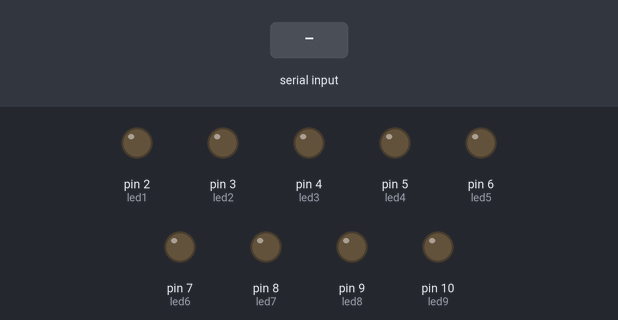
This sketch was run on a simulated Arduino Uno, built with avr-gcc and run on an emulated ATmega328P. Shown: output pins drawn as LEDs (lit = HIGH). The test bench sets the inputs (shaded band).

Above: at 1.2 s.
1.3 s: "1" received over Serial
At 2.5 s:
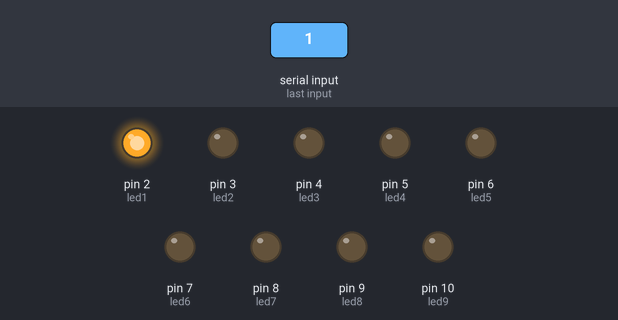
2.8 s: "2" received over Serial
At 3.8 s:
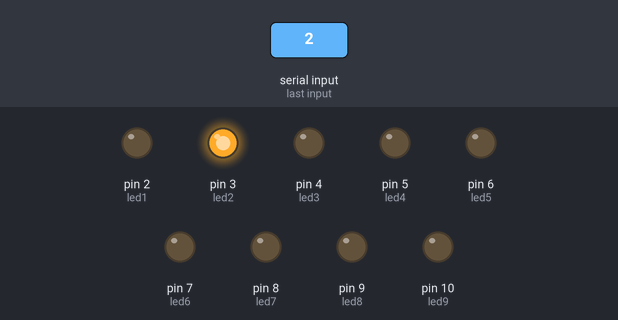
4.3 s: "3" received over Serial
At 5.0 s:
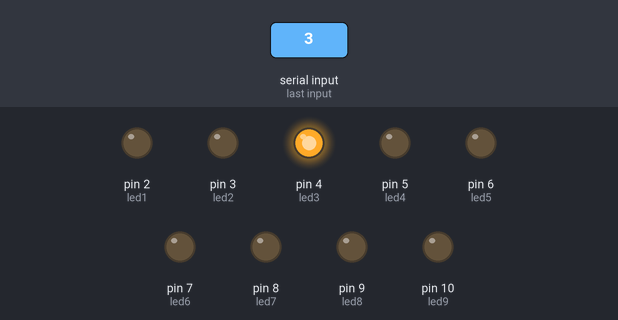
5.8 s: "4" received over Serial
At 6.1 s:
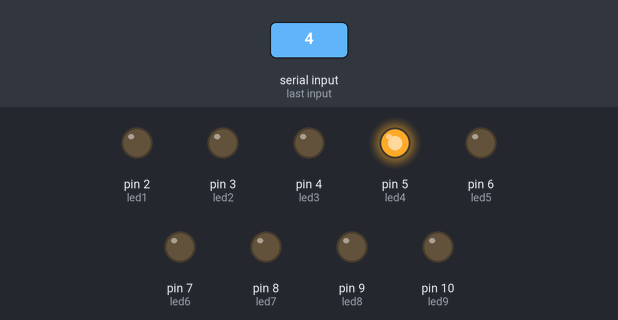
7.3 s: "5" received over Serial
At 8.5 s:
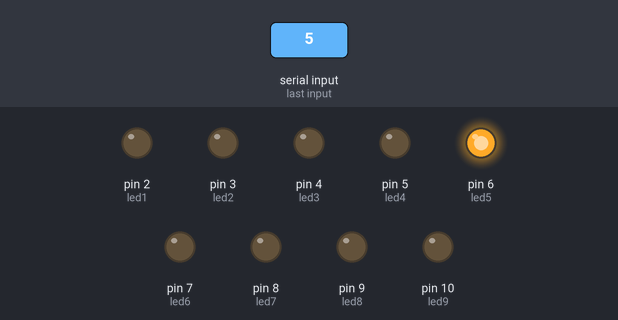
8.8 s: "6" received over Serial
At 9.6 s:
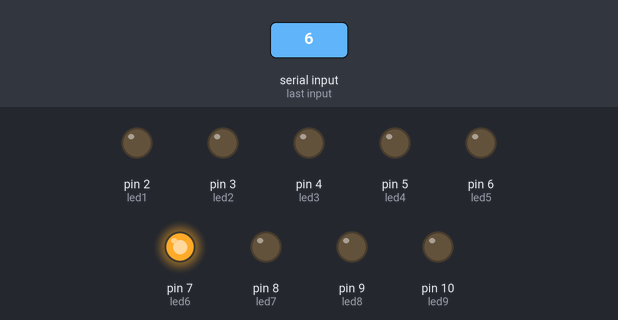
Timing chart, 0 to 11.3 s (numbered marks = the images above; inputs shaded):
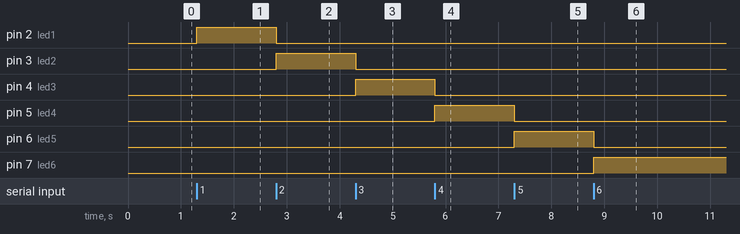

Measured:
- after the input at 1.3 s, pin 2 (led1): LOW → HIGH at once
- after the input at 2.8 s, pin 2 (led1): HIGH → LOW at once; pin 3 (led2): LOW → HIGH at once
- after the input at 4.3 s, pin 3 (led2): HIGH → LOW at once; pin 4 (led3): LOW → HIGH at once
- after the input at 5.8 s, pin 4 (led3): HIGH → LOW at once; pin 5 (led4): LOW → HIGH at once
- after the input at 7.3 s, pin 5 (led4): HIGH → LOW at once; pin 6 (led5): LOW → HIGH at once
- after the input at 8.8 s, pin 6 (led5): HIGH → LOW at once; pin 7 (led6): LOW → HIGH at once

The sketch:

sketch_dec09b.ino
```cpp
int led1=2;
int led2=3;
int led3=4;
int led4=5;
int led5=6;
int led6=7;
int led7=8;
int led8=9;
int led9=10;
void setup() {
  pinMode(led1,OUTPUT);
   pinMode(led2,OUTPUT);
    pinMode(led3,OUTPUT);
     pinMode(led4,OUTPUT);
      pinMode(led5,OUTPUT);
       pinMode(led6,OUTPUT);
        pinMode(led7,OUTPUT);
         pinMode(led8,OUTPUT);
          pinMode(led9,OUTPUT);
  Serial.begin(9600);
}
char msj;

void loop() {
 msj=Serial.read();
 if(msj=='1'){
  digitalWrite(led1,HIGH);
  digitalWrite(led2,LOW);
  digitalWrite(led3,LOW);
  digitalWrite(led4,LOW);
  digitalWrite(led5,LOW);
  digitalWrite(led6,LOW);
  digitalWrite(led7,LOW);
  digitalWrite(led8,LOW);
  digitalWrite(led9,LOW);
 } if(msj=='2'){
  digitalWrite(led1,LOW);
  digitalWrite(led2,HIGH);
  digitalWrite(led3,LOW);
  digitalWrite(led4,LOW);
  digitalWrite(led5,LOW);
  digitalWrite(led6,LOW);
  digitalWrite(led7,LOW);
  digitalWrite(led8,LOW);
  digitalWrite(led9,LOW);
 } if(msj=='3'){
  digitalWrite(led1,LOW);
  digitalWrite(led2,LOW);
  digitalWrite(led3,HIGH);
  digitalWrite(led4,LOW);
  digitalWrite(led5,LOW);
  digitalWrite(led6,LOW);
  digitalWrite(led7,LOW);
  digitalWrite(led8,LOW);
  digitalWrite(led9,LOW);
 } if(msj=='4'){
  digitalWrite(led1,LOW);
  digitalWrite(led2,LOW);
  digitalWrite(led3,LOW);
  digitalWrite(led4,HIGH);
  digitalWrite(led5,LOW);
  digitalWrite(led6,LOW);
  digitalWrite(led7,LOW);
  digitalWrite(led8,LOW);
  digitalWrite(led9,LOW);
 }
  if(msj=='5'){
  digitalWrite(led1,LOW);
  digitalWrite(led2,LOW);
  digitalWrite(led3,LOW);
  digitalWrite(led4,LOW);
  digitalWrite(led5,HIGH);
  digitalWrite(led6,LOW);
  digitalWrite(led7,LOW);
  digitalWrite(led8,LOW);
  digitalWrite(led9,LOW);

 } if(msj=='6'){
  digitalWrite(led1,LOW);
  digitalWrite(led2,LOW);
  digitalWrite(led3,LOW);
  digitalWrite(led4,LOW);
  digitalWrite(led5,LOW);
  digitalWrite(led6,HIGH);
  digitalWrite(led7,LOW);
  digitalWrite(led8,LOW);
  digitalWrite(led9,LOW);
 } if(msj=='7'){
  digitalWrite(led1,LOW);
  digitalWrite(led2,LOW);
  digitalWrite(led3,LOW);
  digitalWrite(led4,LOW);
  digitalWrite(led5,LOW);
  digitalWrite(led6,LOW);
  digitalWrite(led7,HIGH);
  digitalWrite(led8,LOW);
  digitalWrite(led9,LOW);
 } if(msj=='8'){
 digitalWrite(led1,LOW);
  digitalWrite(led2,LOW);
  digitalWrite(led3,LOW);
  digitalWrite(led4,LOW);
  digitalWrite(led5,LOW);
  digitalWrite(led6,LOW);
  digitalWrite(led7,LOW);
  digitalWrite(led8,HIGH);
  digitalWrite(led9,LOW);
 } if(msj=='9'){
  digitalWrite(led1,LOW);
  digitalWrite(led2,LOW);
  digitalWrite(led3,LOW);
  digitalWrite(led4,LOW);
  digitalWrite(led5,LOW);
  digitalWrite(led6,LOW);
  digitalWrite(led7,LOW);
  digitalWrite(led8,LOW);
  digitalWrite(led9,HIGH);
 }

}
```
